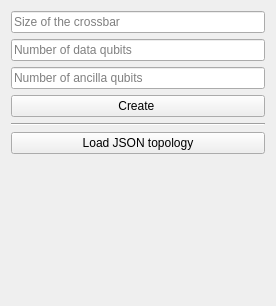
<?xml version="1.0" encoding="UTF-8"?>
<ui version="4.0">
 <class>SetupWindow</class>
 <widget class="QMainWindow" name="SetupWindow">
  <property name="geometry">
   <rect>
    <x>0</x>
    <y>0</y>
    <width>276</width>
    <height>306</height>
   </rect>
  </property>
  <property name="contextMenuPolicy">
   <enum>Qt::NoContextMenu</enum>
  </property>
  <property name="windowTitle">
   <string>Crossbar Setup</string>
  </property>
  <property name="animated">
   <bool>true</bool>
  </property>
  <widget class="QWidget" name="centralWidget">
   <property name="sizePolicy">
    <sizepolicy hsizetype="MinimumExpanding" vsizetype="MinimumExpanding">
     <horstretch>0</horstretch>
     <verstretch>0</verstretch>
    </sizepolicy>
   </property>
   <layout class="QGridLayout" name="gridLayout">
    <item row="1" column="0">
     <layout class="QVBoxLayout" name="verticalLayout">
      <property name="spacing">
       <number>6</number>
      </property>
      <item>
       <layout class="QHBoxLayout" name="horizontalLayout_2">
        <item>
         <layout class="QVBoxLayout" name="verticalLayout_2">
          <property name="spacing">
           <number>6</number>
          </property>
          <property name="sizeConstraint">
           <enum>QLayout::SetDefaultConstraint</enum>
          </property>
          <item>
           <widget class="QLineEdit" name="sizeEdit">
            <property name="placeholderText">
             <string>Size of the crossbar</string>
            </property>
           </widget>
          </item>
          <item>
           <widget class="QLineEdit" name="dataQubitsEdit">
            <property name="placeholderText">
             <string>Number of data qubits</string>
            </property>
           </widget>
          </item>
          <item>
           <widget class="QLineEdit" name="ancillaQubitsEdit">
            <property name="placeholderText">
             <string>Number of ancilla qubits</string>
            </property>
           </widget>
          </item>
          <item>
           <widget class="QPushButton" name="createButton">
            <property name="text">
             <string>Create </string>
            </property>
           </widget>
          </item>
          <item>
           <widget class="Line" name="line">
            <property name="lineWidth">
             <number>1</number>
            </property>
            <property name="orientation">
             <enum>Qt::Horizontal</enum>
            </property>
           </widget>
          </item>
          <item>
           <widget class="QPushButton" name="loadJSON">
            <property name="text">
             <string>Load JSON topology</string>
            </property>
           </widget>
          </item>
          <item>
           <spacer name="verticalSpacer">
            <property name="orientation">
             <enum>Qt::Vertical</enum>
            </property>
            <property name="sizeHint" stdset="0">
             <size>
              <width>20</width>
              <height>40</height>
             </size>
            </property>
           </spacer>
          </item>
         </layout>
        </item>
       </layout>
      </item>
     </layout>
    </item>
   </layout>
  </widget>
  <action name="actionExit">
   <property name="text">
    <string>Exit</string>
   </property>
  </action>
  <action name="actionSettings">
   <property name="text">
    <string>Settings</string>
   </property>
  </action>
  <action name="actionOpen">
   <property name="text">
    <string>Open...</string>
   </property>
  </action>
 </widget>
 <layoutdefault spacing="6" margin="11"/>
 <resources/>
 <connections/>
 <slots>
  <slot>change_dir()</slot>
  <slot>validate_dir()</slot>
  <slot>filter_state_changed()</slot>
  <slot>validate_regex()</slot>
 </slots>
</ui>
